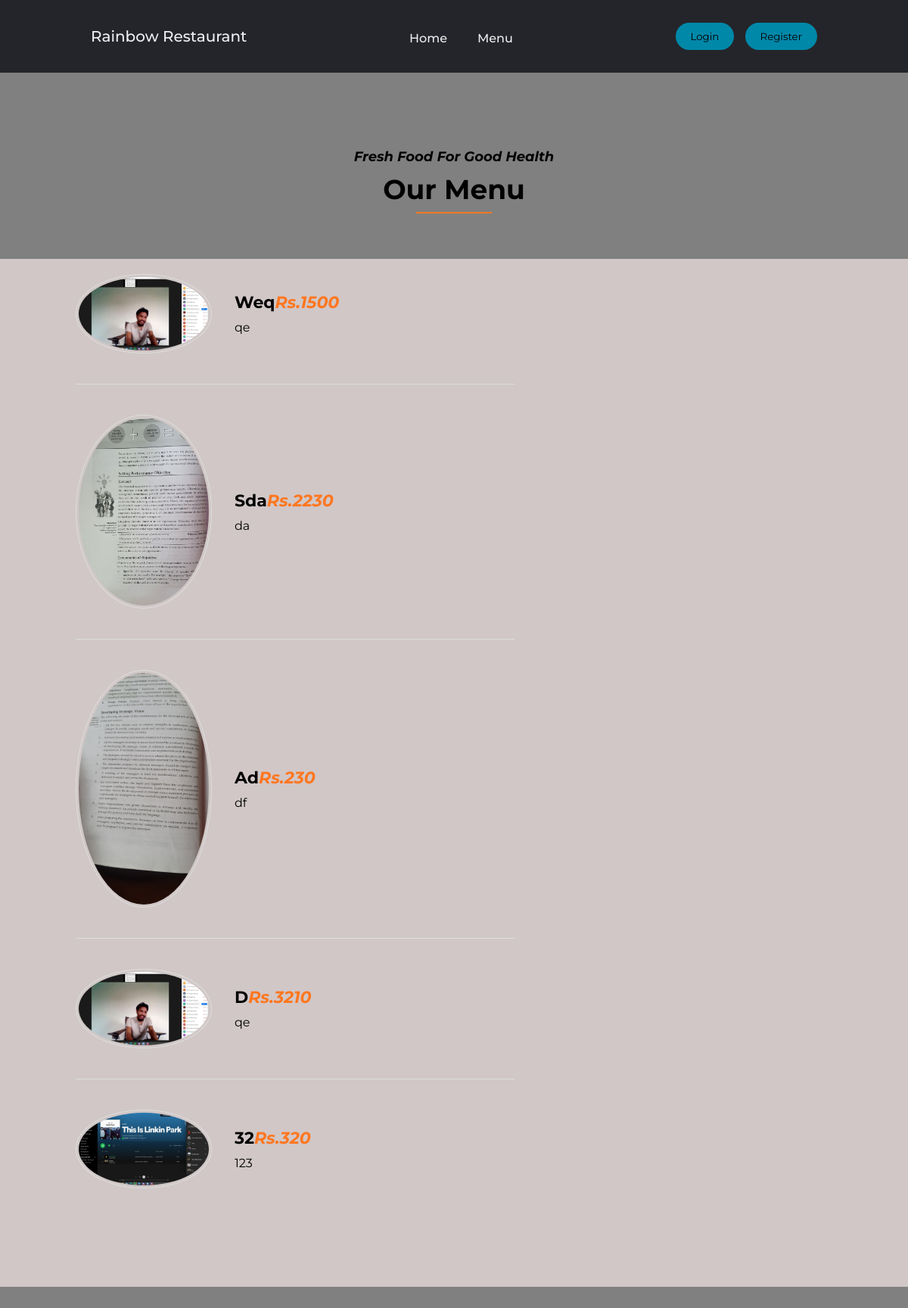
The page /menu on the database its author committed.
### Book/models.py (models this page shows)
class Menu(models.Model):
   price = models.IntegerField(default=0)
   details = models.CharField(max_length=50)
   title = models.CharField(max_length=50)
   img = models.ImageField(upload_to="static/image", blank=True, null=True)

### Book/views.py (the view)
# urls.py: path('menu', views.menu, name="menu"),
def menu(request):
    menu = Menu.objects.all()
    return render(request, 'menu.html',{'menu':menu})

### templates/menu.html
{% include 'navbar.html' %}
{% load static %}
{% block content %}
<div class="wrapper">
    <div class="title">
        <h4><span>fresh food for good health</span>our menu</h4>
    </div>
    <div class="menu">
        {% for menus in menu %}
        <div class="single-menu">
            <img src="{{ menus.img.url }}" alt="">
            <div class="menu-content">
                <h4>{{ menus.details}}  <span>Rs.{{ menus.price}}</span></h4>
                <p>{{ menus.title}}</p>
            </div>
        </div>
        {% endfor %}<br>
    </div>
</div>
{% endblock %}

### templates/navbar.html (shortened to what this page needs)
{% load static %}
   <html lang="en">
   <head>
   <link rel="stylesheet" type="text/css" href="{% static 'css/layout1.css' %}">
   <link rel="stylesheet" href="{% static 'css/card-layout.css' %}">
   <link rel="stylesheet" href="{% static 'css/menu.css' %}">
   <link rel="stylesheet" href="{% static 'css/img-slider.css' %}">
   <link rel="stylesheet" href="{% static 'css/blog.css' %}">
   <link rel="stylesheet" href="{% static 'css/recipe.css' %}">
   <link rel="stylesheet" href="{% static 'css/login.css' %}">
   <link rel="stylesheet" href="{% static 'css/recipepost.css' %}">
   <link rel="stylesheet" href="{% static 'css/register.css' %}">
   </head>
   <body>
    {% load static %}
    <header>
         <a  class="logo">Rainbow Restaurant</a>
                {% if user.is_authenticated %}
                <nav>
                 <ul class="nav__links">
                <li><a href="/book" class="lol">Book</a></li>
                <li><a href="/admin" class="lol">Hello,{{user.username}}</a></li>
                <li><a href="/account/logout" class="lol">Logout</a></li>
                 {% else %}
                <nav>
                 <ul class="nav__links">
                     <li><a href="/" class="lol">Home</a></li>
                     <li><a href="/menu" class="lol">Menu</a></li>
                 </ul>
                </nav>
        <div class="auth">
                <a class="cta" href="/account/login" style="padding-right:10px"><button>Login</button></a>
                <a class="cta" href="/account/register"><button>Register</button></a>
         </div>
                {% endif %}
    </header>

### Bookingsystem/static/css/layout1.css (style rules this page uses)
* { box-sizing: border-box; margin: 0; padding: 0; }
header { display: flex; justify-content: space-between; align-items: center; padding: 30px 10%; background-color: #24252a; }
.logo { cursor: pointer; font-family: "Montserrat", sans-serif; font-weight: 500; font-size: 20px; color: #edf0f1; text-decoration: none; }
.nav__links .lol, .cta a { position: relative; top: 10px; font-family: "Montserrat", sans-serif; font-weight: 500; color: #edf0f1; text-decoration: none; }
.nav__links { list-style: none; display: flex; }
.nav__links li { position: relative; top: -8px; padding: 0px 20px; }
.nav__links li a { transition: all 0.3s ease 0s; }
.cta button { padding: 10px 20px; background-color: rgba(0, 136, 169, 1); border: none; border-radius: 50px; cursor: pointer; transition: all 0.3s ease 0s; }

### Bookingsystem/static/css/card-layout.css (style rules this page uses)
.menu { padding: 20px 0px 50px 100px; width: 100%; display: flex; justify-content: flex-start; align-items: center; flex-wrap: wrap; flex-direction: row; background-color: rgb(209, 199, 199); }

### Bookingsystem/static/css/menu.css (style rules this page uses)
* { margin:0; padding:0; box-sizing:border-box }
body { font-family: 'Poppins', sans-serif; }
.wrapper { width:1200px; margin:100px auto; }
.title { text-align:center; margin-bottom:60px; }
.title h4 { text-transform:capitalize; font-size:36px; position:relative; display:inline-block; padding-bottom:10px; }
.title h4 span { display:block; font-size:18px; font-style:italic; margin-bottom:10px; }
.title h4:before { position:absolute; content:""; width:100px; height:2px; background-color:#ff7720; bottom:0; left:50%; transform:translateX(-50%); }
.menu { display:flex; flex-wrap:wrap; justify-content:space-between; }
.single-menu { flex-basis:580px; margin-bottom:40px; padding-bottom:40px; border-bottom:1px solid #ddd; }
.single-menu:nth-child(5), .single-menu:nth-child(6) { border-bottom:0; }
.single-menu { display:flex; flex-direction:row; align-items:center; }
.single-menu img { max-width:180px; margin-right:30px; border-radius:50%; border:1px solid #ddd; padding:3px; transition:.5s; }
.single-menu h4 { text-transform:capitalize; font-size:22px; border-bottom:1px #333; margin-bottom:5px; padding-bottom:5px; }
.single-menu h4 span { float:right; color:#ff7720; font-style:italic; }

### Bookingsystem/static/css/login.css (style rules this page uses)
* { margin: 0; padding: 0; text-decoration: none; font-family: montserrat; box-sizing: border-box; }

### Bookingsystem/static/css/register.css (style rules this page uses)
body { margin: 0; padding: 0; background: grey; }

### rows shown on the page
Menu: img (picture), details "Weq", price "1500", title "qe"
Menu: img (picture), details "Sda", price "2230", title "da"
Menu: img (picture), details "Ad", price "230", title "df"
Menu: img (picture), details "D", price "3210", title "qe"
Menu: img (picture), details "32", price "320", title "123"
